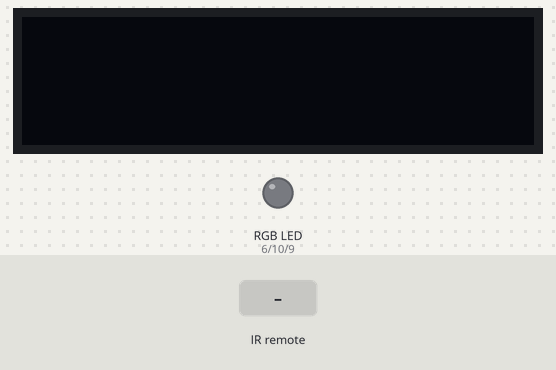
A sketch run on a simulated Arduino Uno, built with avr-gcc and run on an emulated ATmega328P. On the bench: 128×32 one-colour display, an RGB LED mixed from three pins (HIGH = lit). The test bench sets the inputs (shaded band). Dim RGB values are drawn brighter than linear; what the sketch prints to the serial monitor is not drawn.

Above: at 1.2 s.
1.3 s: infrared code 0xE51AFF00 received
At 1.47 s:
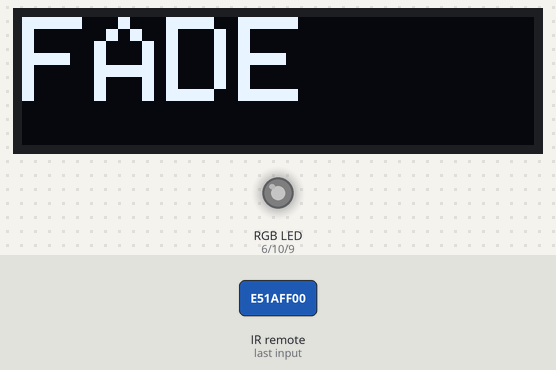
3.7 s: infrared code 0xE619FF00 received
At 4.3 s:
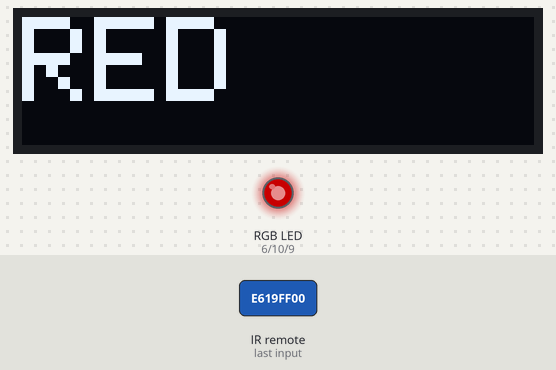
5.2 s: infrared code 0xF20DFF00 received
At 6.4 s:
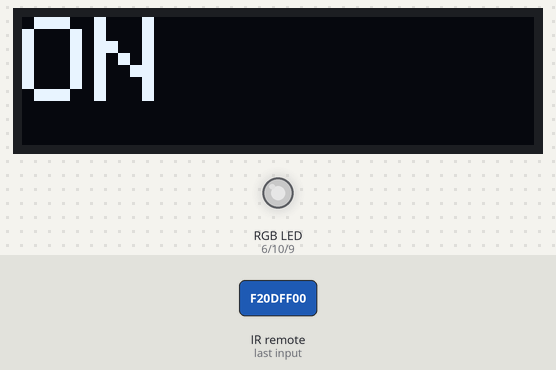
6.7 s: infrared code 0xE41BFF00 received
At 7.7 s:
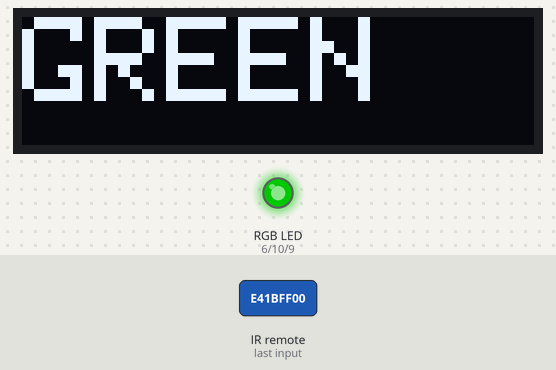
8.2 s: infrared code 0xEE11FF00 received
At 8.9 s:
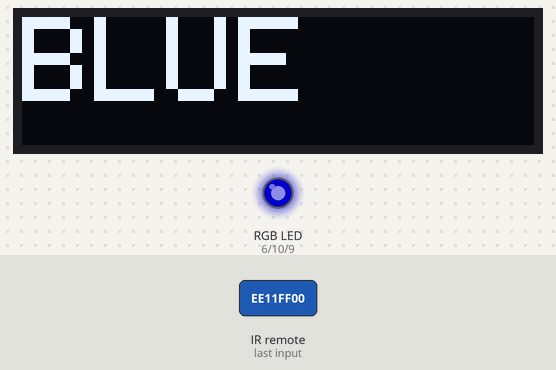
9.7 s: infrared code 0xE01FFF00 received
At 10.0 s:
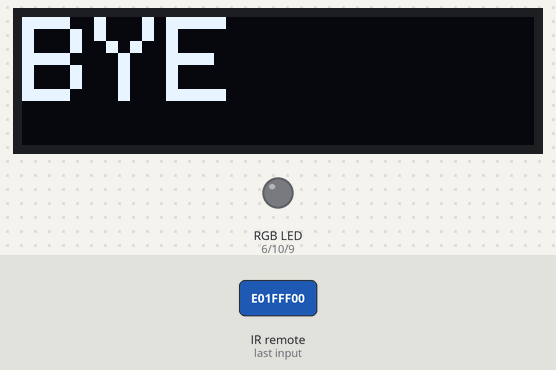
Timing chart, 0 to 12.7 s (numbered marks = the images above; inputs shaded):
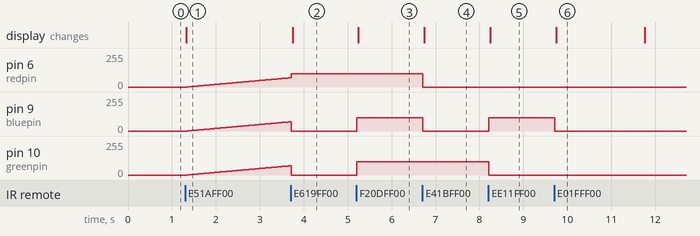

Measured:
- after the input at 1.3 s, pin 6 (redpin), pin 9 (bluepin), pin 10 (greenpin): moves from 0/255 to 69/255 over 2.3 s, starting at once; the display: changes at once (image 1)
- after the input at 3.7 s, the display: changes at once (image 2)
- after the input at 5.2 s, pin 9 (bluepin), pin 10 (greenpin): 0/255 → 100/255 at once; the display: changes at once (image 3)
- after the input at 6.7 s, pin 6 (redpin), pin 9 (bluepin): 100/255 → 0/255 at once; the display: changes at once (image 4)
- after the input at 8.2 s, pin 9 (bluepin): 0/255 → 100/255 at once; pin 10 (greenpin): 100/255 → 0/255 at once; the display: changes at once (image 5)
- after the input at 9.7 s, pin 9 (bluepin): 100/255 → 0/255 at once; the display: changes at once (image 6)
- what the display in image 6 shows lasts 2.1 s, from 9.7 s to 11.8 s

The sketch:

IR_LED_withDisplay_01.ino
```cpp
#include <IRremote.h>
// these are included for the OLED display example
#include <SPI.h>
#include <Wire.h>
#include <Adafruit_GFX.h>
#include <Adafruit_SSD1306.h>
// also for the display example
#define SCREEN_WIDTH 128 // OLED display width, in pixels
#define SCREEN_HEIGHT 32 // OLED display height, in pixels
// #define SCREEN_WIDTH 128 // OLED display width, in pixels
// #define SCREEN_HEIGHT 64 // OLED display height, in pixels

#define OLED_RESET     -1 // Reset pin # (or -1 if sharing Arduino reset pin)
#define SCREEN_ADDRESS 0x3C ///< See *datasheet for* Address; 0x3D for 128x64 (only for Adafruit version ??), 0x3C for 128x32
Adafruit_SSD1306 display(SCREEN_WIDTH, SCREEN_HEIGHT, &Wire, OLED_RESET);
#define LOGO_HEIGHT   16
#define LOGO_WIDTH    16
// Display Hints
// display.clearDisplay() // all pixels are off
// display.drawPixel(x,y, color) // plot a pixel in the x,y coordinates
// display.setTextSize(n) // set the font size, supports sizes from 1 to 8
// display.setCursor(x,y) // set the coordinates to start writing text
// display.print(“message”) // print the characters at location x,y
// display.display() // call this method for the changes to make effect

// for IR code example
const int RECV_PIN = 7;
IRrecv irrecv(RECV_PIN);
unsigned long button_code = 0; // set a variable for button_code

// Add these lines for LED code
int redpin = 6; //select the pin for the red LED
int greenpin = 10;// select the pin for the green LED
int bluepin = 9; // select the pin for the  blue LED
int iFADE = -1; // save state of FADE feature - default to -1
int cntrFADE = 0; // initialize counter
int iFLASH = -1; // save state of FLASH feature - default to -1
int cntrFLASH = 0; // initialize counter
int delayX = 20; // default 20 ms delay
int x = 1;
int flash = 0;
int brightness = 100;
unsigned int state_LED = 0;
// define states for LED
// "OFF"   = 0; "ON"   = 1;   "RED"   = 2;   "GREEN"   = 3;
// "BLUE"  = 4; "FADE" = 5; "FLASH"   = 6;  "STROBE"   = 7;


void setup(){
  // Add this line for LED code
  pinMode(redpin, OUTPUT); pinMode(bluepin, OUTPUT); pinMode(greenpin, OUTPUT);

  Serial.begin(9600);
  irrecv.enableIRIn();

    // SSD1306_SWITCHCAPVCC = generate display voltage from 3.3V internally
  if(!display.begin(SSD1306_SWITCHCAPVCC, SCREEN_ADDRESS)) {
    Serial.println(F("SSD1306 allocation failed"));
    for(;;); // Don't proceed, loop forever
  }
    // Show initial display buffer contents on the screen --
  // the library initializes this with an Adafruit splash screen.

  // display.display();
  // delay(500);
  display.clearDisplay(); // Clear display buffer
  display.display();
  display.setRotation(2); // Set Rotation
}

void loop() {
  // Check if the IR receiver has received a signal
  delay(delayX); // This delay is variable in order to enable flashing and strobing.  should be reset to nominal otherwise.
  if (irrecv.decode() || iFADE>-1 || iFLASH>-1) { // we want the main loop code to run even with no button push in order to FLASH and FADE and STROBE
    if (irrecv.decode() && irrecv.decodedIRData.decodedRawData != 0) { // This last condition keeps this code from  running with IR Repeats which return "0"
      Serial.println(irrecv.decodedIRData.decodedRawData, HEX);
      button_code = (irrecv.decodedIRData.decodedRawData);
      iFADE = -1; // turn off FADE with any other button press
      iFLASH = -1; // turn off FLASH with any other button press
      x = 1; // reset x
      delayX = 20; // reset delay to nominal
    }
    if (button_code == 0xF20DFF00) {
      delayX = 20;
      Serial.println("ON"); // Add these lines for LED code - turns on all 3 LEDs
      analogWrite(redpin, brightness); analogWrite(greenpin, brightness); analogWrite(bluepin, brightness); delay(delayX);
      state_LED = 1; // ON
      display.clearDisplay(); // Clear display buffer
      displayText(state_LED);    // Draw scrolling text
    }
    if (button_code == 0xE01FFF00) {
      delayX = 20;
      Serial.println("OFF"); // Add these lines for LED code - turns off LEDs
      analogWrite(redpin, 0); analogWrite(greenpin, 0); analogWrite(bluepin, 0); delay(delayX);
      state_LED = 0; // OFF
      display.clearDisplay(); // Clear display buffer
      displayText(state_LED);    // Draw scrolling text
    }
    if (button_code == 0xE619FF00) {
      delayX = 20;
      Serial.println("RED"); // Add these lines for LED code - Turns on Red
      analogWrite(redpin, brightness); analogWrite(greenpin, 0); analogWrite(bluepin, 0); delay(delayX);
      state_LED = 2; // RED
      display.clearDisplay(); // Clear display buffer
      displayText(state_LED);    // Draw scrolling text
    }
    if (button_code == 0xE41BFF00) {
      delayX = 20;
      Serial.println("GREEN"); // Add these lines for LED code - Turns on Green
      analogWrite(redpin, 0); analogWrite(greenpin, brightness); analogWrite(bluepin, 0); delay(delayX);
      state_LED = 3; // GREEN
      display.clearDisplay(); // Clear display buffer
      displayText(state_LED);    // Draw scrolling text
    }
    if (button_code == 0xEE11FF00) {
      delayX = 20;
      Serial.println("BLUE"); // Add these lines for LED code - Turns on Blue
      analogWrite(redpin, 0); analogWrite(greenpin, 0); analogWrite(bluepin, brightness); delay(delayX);
      state_LED = 4; // BLUE
      display.clearDisplay(); // Clear display buffer
      displayText(state_LED);    // Draw scrolling text
    }
    if (button_code == 0xE51AFF00) { // Add these lines for LED code - FADE
      cntrFADE = cntrFADE + 1; // increment FADE counter
      if (cntrFADE > 500) {
      Serial.println("FADE"); // Output only once every half second
      cntrFADE = 0; // reset counter
      }
      Serial.println("iFADE");
      Serial.println(iFADE);
      iFADE = iFADE + x;
      if (iFADE==brightness || iFADE<0){ // Reverse direction of fade increment at top and bottom of intensity
        x=-x;
        if (iFADE<0) {
          iFADE = 0;
        }
      }
      analogWrite(redpin, iFADE); analogWrite(greenpin, iFADE); analogWrite(bluepin, iFADE);
      delayX = 20;
      state_LED = 5; // FADE
      display.clearDisplay(); // Clear display buffer
      displayText(state_LED);    // Draw scrolling text
    }

    if (button_code == 0xB24DFF00) { // Add these lines for LED code - FLASH
      if (cntrFLASH > 5) {
      Serial.println("FLASH"); // Output only once every half second
      cntrFLASH = 0; // reset counter
      }
      cntrFLASH = cntrFLASH + 1;
      if (iFLASH <= 0){ // toggle between bright and off for flashing
        iFLASH = brightness;
      }
      else if (iFLASH == brightness){
        iFLASH = 0;
      }
      analogWrite(redpin, iFLASH); analogWrite(greenpin, iFLASH); analogWrite(bluepin, iFLASH);
      delayX = 300; // delay between flashes
      state_LED = 6; // FLASH
      display.clearDisplay(); // Clear display buffer
      displayText(state_LED);    // Draw scrolling text
    }

    if (button_code == 0xFF00FF00) { // Add these lines for LED code - STROBE
      if (cntrFLASH > 5) {
      Serial.println("STROBE"); // Output only once every half second
      cntrFLASH = 0; // reset counter
      }
      cntrFLASH = cntrFLASH + 1;
      if (iFLASH <= 0){ // toggle between bright and off for flashing
        iFLASH = brightness;
      }
      else if (iFLASH == brightness){
        iFLASH = 0;
      }
      analogWrite(redpin, iFLASH); analogWrite(greenpin, iFLASH); analogWrite(bluepin, iFLASH);
      delayX = 20; // delay between flashes
      state_LED = 7; // STROBE
      display.clearDisplay(); // Clear display buffer
      displayText(state_LED);    // Draw scrolling text
    }

    if (button_code == 0xF609FF00) { // brightness up
      brightness = brightness + 20;
      if (brightness > 255){
        brightness = 255;
      }
      switch(state_LED) {
        case 0: // OFF
        analogWrite(redpin, 0); analogWrite(greenpin, 0); analogWrite(bluepin, 0); delay(50);
        break;
        case 1: // ON
        analogWrite(redpin, brightness); analogWrite(greenpin, brightness); analogWrite(bluepin, brightness); delay(50);
        break;
        case 2: // RED
        analogWrite(redpin, brightness); analogWrite(greenpin, 0); analogWrite(bluepin, 0); delay(50);
        break;
        case 3: // GREEN
        analogWrite(redpin, 0); analogWrite(greenpin, brightness); analogWrite(bluepin, 0); delay(50);
        break;
        case 4: // BLUE
        analogWrite(redpin, 0); analogWrite(greenpin, 0); analogWrite(bluepin, brightness); delay(50);
        break;
      }
    }
    if (button_code == 0xE21DFF00) { // brightness down
      brightness = brightness - 20;
      if (brightness < 10){
        brightness = 10;
      }
      switch(state_LED) {
        case 0: // OFF
        analogWrite(redpin, 0); analogWrite(greenpin, 0); analogWrite(bluepin, 0); delay(50);
        break;
        case 1: // ON
        analogWrite(redpin, brightness); analogWrite(greenpin, brightness); analogWrite(bluepin, brightness); delay(50);
        break;
        case 2: // RED
        analogWrite(redpin, brightness); analogWrite(greenpin, 0); analogWrite(bluepin, 0); delay(50);
        break;
        case 3: // GREEN
        analogWrite(redpin, 0); analogWrite(greenpin, brightness); analogWrite(bluepin, 0); delay(50);
        break;
        case 4: // BLUE
        analogWrite(redpin, 0); analogWrite(greenpin, 0); analogWrite(bluepin, brightness); delay(50);
        break;
      }
    }
    // Reset the IR receiver for the next signal
    irrecv.resume();
  }
}
void displayText(unsigned int state_LED) {
  display.clearDisplay();
  display.setTextSize(3);             // Normal 1:1 pixel scale
  display.setTextColor(SSD1306_WHITE);        // Draw white text
  display.setCursor(0,0);             // Start at top-left corner
  if (state_LED == 1) {
    display.println(F("ON"));
  }
  else if (state_LED == 0) {
    display.println(F("BYE"));
    display.display();
    delay(2000);
    display.clearDisplay();
  }
  else if (state_LED == 2) {
    display.println(F("RED"));
  }
  else if (state_LED == 3) {
    display.println(F("GREEN"));
  }
  else if (state_LED == 4) {
    display.println(F("BLUE"));
  }
  else if (state_LED == 5) {
    display.println(F("FADE"));
  }
  else if (state_LED == 6) {
    display.println(F("FLASH"));
  }
  else if (state_LED == 7) {
    display.println(F("STROBE"));
  }
  display.display();
  // delay(10);
}
```
